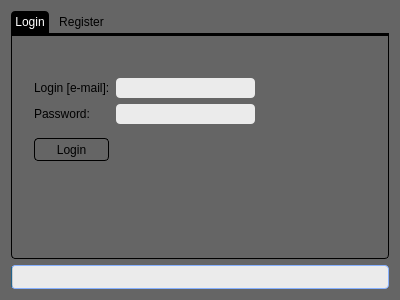
<?xml version="1.0" encoding="UTF-8"?>
<ui version="4.0">
 <class>PseudoLoginWidget</class>
 <widget class="QDialog" name="PseudoLoginWidget">
  <property name="geometry">
   <rect>
    <x>0</x>
    <y>0</y>
    <width>400</width>
    <height>300</height>
   </rect>
  </property>
  <property name="windowTitle">
   <string>Dialog</string>
  </property>
  <property name="styleSheet">
   <string notr="true">QDialog, QWidget {
 background-color: rgb(101, 101, 101);
}

QProgressBar, QLineEdit {
	background: white;
	border: none;
	border-radius: 4px;
}

QProgressBar {
	border: 1px solid rgb(135, 177, 255);
}

QProgressBar, QLineEdit {
	background-color: rgb(235, 235, 235);
}

QLineEdit {
	padding: 2px;
}

QAbstractButton {
	border: 1px solid black;
	border-radius: 4px;
}

QAbstractButton:hover {
	background: #898989;
	border: 1px solid rgb(135, 177, 255);
}

QTabWidget::pane {
	border: 1px solid black;
	border-bottom-left-radius: 4px;
	border-bottom-right-radius: 4px;
	border-top: 3px solid black;
	margin: 0px;
	padding: 2px;
}

QTabBar {
	border-bottom-left-radius: 4px;
	border-bottom-right-radius: 4px;
}

QTabBar::tab, QTabBar::tab:first, QTabBar::tab:middle, QTabBar::tab:last, QTabBar::tab:selected {
border: none;
 border-radius: 0px;
 background-color: transparent;
 color: black;
min-width: 8ex;
 padding: 4px;
margin-right: 3px;
}

QTabBar::tab:middle {
 border-radius: 0px;
	margin-left: 3px;
}

QTabBar::tab:last {
 border-radius: 0px;
	margin-left: 3px;
	margin-right: 1px;
}

QTabBar::tab:hover {
 border-radius: 0px;
    background-color: #898989;
}

QTabBar::tab:selected, QTabBar::tab:hover:selected {
 background-color: black;
color: white;
 border-top-left-radius: 4px;
 border-top-right-radius: 4px;
}</string>
  </property>
  <layout class="QVBoxLayout" name="verticalLayout">
   <item>
    <widget class="QTabWidget" name="tabWidget">
     <property name="currentIndex">
      <number>0</number>
     </property>
     <widget class="QWidget" name="tab">
      <attribute name="title">
       <string>Login</string>
      </attribute>
      <widget class="QPushButton" name="pushButton">
       <property name="geometry">
        <rect>
         <x>20</x>
         <y>100</y>
         <width>75</width>
         <height>23</height>
        </rect>
       </property>
       <property name="text">
        <string>Login</string>
       </property>
      </widget>
      <widget class="QWidget" name="layoutWidget">
       <property name="geometry">
        <rect>
         <x>20</x>
         <y>40</y>
         <width>221</width>
         <height>48</height>
        </rect>
       </property>
       <layout class="QFormLayout" name="formLayout">
        <item row="0" column="0">
         <widget class="QLabel" name="label">
          <property name="text">
           <string>Login [e-mail]:</string>
          </property>
         </widget>
        </item>
        <item row="0" column="1">
         <widget class="QLineEdit" name="lineEdit"/>
        </item>
        <item row="1" column="0">
         <widget class="QLabel" name="label_2">
          <property name="text">
           <string>Password:</string>
          </property>
         </widget>
        </item>
        <item row="1" column="1">
         <widget class="QLineEdit" name="lineEdit_2">
          <property name="echoMode">
           <enum>QLineEdit::Password</enum>
          </property>
         </widget>
        </item>
       </layout>
      </widget>
     </widget>
     <widget class="QWidget" name="tab_2">
      <attribute name="title">
       <string>Register</string>
      </attribute>
      <widget class="QPushButton" name="pushButton_2">
       <property name="geometry">
        <rect>
         <x>20</x>
         <y>120</y>
         <width>181</width>
         <height>23</height>
        </rect>
       </property>
       <property name="text">
        <string>Send registration request</string>
       </property>
      </widget>
      <widget class="QWidget" name="layoutWidget">
       <property name="geometry">
        <rect>
         <x>20</x>
         <y>30</y>
         <width>183</width>
         <height>74</height>
        </rect>
       </property>
       <layout class="QFormLayout" name="formLayout_2">
        <item row="0" column="0">
         <widget class="QLabel" name="label_3">
          <property name="text">
           <string>Name:</string>
          </property>
         </widget>
        </item>
        <item row="0" column="1">
         <widget class="QLineEdit" name="lineEdit_3"/>
        </item>
        <item row="1" column="0">
         <widget class="QLabel" name="label_4">
          <property name="text">
           <string>Surname:</string>
          </property>
         </widget>
        </item>
        <item row="1" column="1">
         <widget class="QLineEdit" name="lineEdit_4"/>
        </item>
        <item row="2" column="0">
         <widget class="QLabel" name="label_5">
          <property name="text">
           <string>e-mail [login]:</string>
          </property>
         </widget>
        </item>
        <item row="2" column="1">
         <widget class="QLineEdit" name="lineEdit_5"/>
        </item>
       </layout>
      </widget>
     </widget>
    </widget>
   </item>
   <item>
    <widget class="QProgressBar" name="progress">
     <property name="enabled">
      <bool>true</bool>
     </property>
     <property name="maximum">
      <number>100</number>
     </property>
     <property name="value">
      <number>0</number>
     </property>
     <property name="textVisible">
      <bool>false</bool>
     </property>
    </widget>
   </item>
  </layout>
 </widget>
 <resources/>
 <connections/>
</ui>
